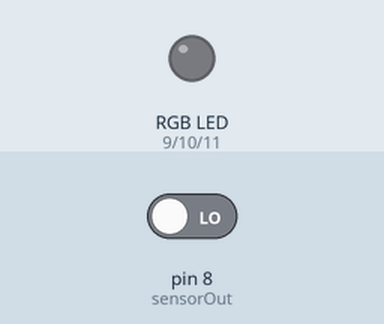
This sketch was run on a simulated Arduino Uno, built with avr-gcc and run on an emulated ATmega328P. On the bench: an RGB LED mixed from three pins (HIGH = lit). Inputs (shaded band) come from the test bench; at power-on: pin 8 (sensorOut) LOW. Pins used as bus, display or sensor lines are not drawn; what the sketch prints to the serial monitor is not drawn.

Above: at 0.1 s.
At 6.6 s:
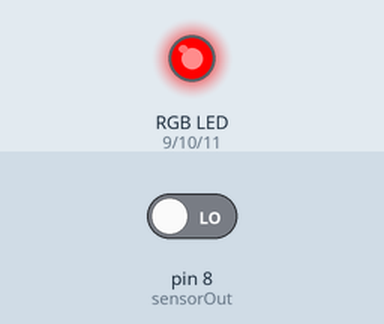
Timing chart, 0 to 8.1 s (numbered marks = the images above):
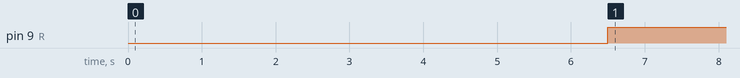

The sketch:

testecor.ino
```cpp
/*  S2 |  S3  | Photodiode Type
   LOW | LOW  | vermelho
   LOW | HIGH | azul
   HIGH| LOW  | clear
   HIGH| HIGH | verde
*/

#define S0 4
#define S1 5
#define S2 6
#define S3 7
#define sensorOut 8
#define R 9
#define G 10
#define B 11

//// Frequências lidas pelos fotodiodos
int frequencyR = 0, frequencyG = 0 , frequencyB=0, red, green, blue;

float total=0, cinco = 0, dez = 0, vinte = 0;

void setup() {

  pinMode(S0, OUTPUT);
  pinMode(S1, OUTPUT);
  pinMode(S2, OUTPUT);
  pinMode(S3, OUTPUT);
  pinMode(sensorOut, INPUT);

  //Frequency-scaling a 20%
  digitalWrite(S0,HIGH);
  digitalWrite(S1,LOW);

  Serial.begin(9600);

  //LED RGB para testes
  pinMode(R, OUTPUT);
  pinMode(G, OUTPUT);
  pinMode(B, OUTPUT);
}

void loop() {

  //----------------------------------------------- VERMELHO -------------------------------------------------------------------------

  digitalWrite(S2,LOW);
  digitalWrite(S3,LOW);

  // Ler a frequência de saída - vermelho
  frequencyR = pulseIn(sensorOut, LOW);

  //analogWrite(LED_R,map(Red,42,366,255,0)); 366, 42, 0, 255


  red = map(frequencyR,1200, 800, 255, 0);
  Serial.print("R= ");
  Serial.print(red);
  Serial.print("  ");
  delay(500);

  //----------------------------------------------------------VERDE------------------------------------------------------------------

  digitalWrite(S2,HIGH);
  digitalWrite(S3,HIGH);

  //  Ler a frequência de saída - verde
  frequencyG = pulseIn(sensorOut, LOW);

  //analogWrite(LED_G,map(Green,62,359,0,255)); 359, 62, 0, 255

  green = map(frequencyG,1600, 1201, 255, 0 );
  Serial.print("G= ");
  Serial.print(green);
  Serial.print("  ");
  delay(500);

  //------------------------------------------------------------AZUL---------------------------------------------------------------------
  digitalWrite(S2,LOW);
  digitalWrite(S3,HIGH);

  // Ler a frequência de saída - azul
  frequencyB = pulseIn(sensorOut, LOW);

  // analogWrite(LED_B,map(Blue,101,244,0,255)); 244, 101, 0, 255
  blue = map(frequencyB,2000, 1601, 255, 0);

  Serial.print("B= ");
  Serial.print(blue);
  Serial.println("  ");
  delay(500);

  delay (2000);
  //--------------------------------------------------------------RGB e testes-----------------------------------------------------------

   //Verifica qual é a cor detetada

  if(red > green && red > blue){
      Serial.println(" - VERMELHO detetado!");
      digitalWrite(R, HIGH);
      digitalWrite(G, LOW);
      digitalWrite(B, LOW);
      cinco += 5.00;

  }
  if(green > red && green > blue){
    Serial.println(" - VERDE detetado!");
     digitalWrite(G,HIGH);
     digitalWrite(R, LOW);
     digitalWrite(B, LOW);
     dez += 10.00;
  }
  if(blue > red && blue > green){
    Serial.println(" - AZUL detetado!");
    digitalWrite(B, HIGH);
    digitalWrite(R, LOW);
    digitalWrite(G, LOW);
    vinte += 20.00;

  }

  /*digitalWrite(R, red);
  digitalWrite(G,green);
  digitalWrite(B, blue);*/

  total= cinco + dez + vinte;

  //Mostrar total atual
  Serial.print("Montante acumulado: ");
  Serial.print(total);
  Serial.println(" €");

}
```

Measured:
- by itself, pin 9 (R): LOW → HIGH at 6.5 s
